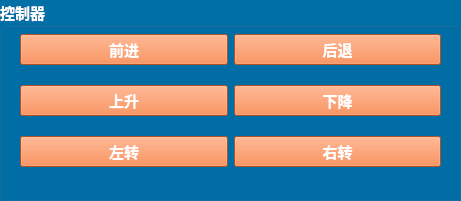
   <widget class="QGroupBox" name="groupBox_2">
    <property name="geometry">
     <rect>
      <x>10</x>
      <y>150</y>
      <width>461</width>
      <height>201</height>
     </rect>
    </property>
    <property name="palette">
     <palette>
      <active>
       <colorrole role="WindowText">
        <brush brushstyle="SolidPattern">
         <color alpha="255">
          <red>255</red>
          <green>255</green>
          <blue>255</blue>
         </color>
        </brush>
       </colorrole>
       <colorrole role="Button">
        <brush brushstyle="SolidPattern">
         <color alpha="255">
          <red>0</red>
          <green>111</green>
          <blue>166</blue>
         </color>
        </brush>
       </colorrole>
       <colorrole role="Text">
        <brush brushstyle="SolidPattern">
         <color alpha="255">
          <red>255</red>
          <green>255</green>
          <blue>255</blue>
         </color>
        </brush>
       </colorrole>
       <colorrole role="ButtonText">
        <brush brushstyle="SolidPattern">
         <color alpha="255">
          <red>255</red>
          <green>255</green>
          <blue>255</blue>
         </color>
        </brush>
       </colorrole>
       <colorrole role="Base">
        <brush brushstyle="SolidPattern">
         <color alpha="255">
          <red>0</red>
          <green>111</green>
          <blue>166</blue>
         </color>
        </brush>
       </colorrole>
       <colorrole role="Window">
        <brush brushstyle="SolidPattern">
         <color alpha="255">
          <red>0</red>
          <green>111</green>
          <blue>166</blue>
         </color>
        </brush>
       </colorrole>
       <colorrole role="PlaceholderText">
        <brush brushstyle="SolidPattern">
         <color alpha="128">
          <red>255</red>
          <green>255</green>
          <blue>255</blue>
         </color>
        </brush>
       </colorrole>
      </active>
      <inactive>
       <colorrole role="WindowText">
        <brush brushstyle="SolidPattern">
         <color alpha="255">
          <red>255</red>
          <green>255</green>
          <blue>255</blue>
         </color>
        </brush>
       </colorrole>
       <colorrole role="Button">
        <brush brushstyle="SolidPattern">
         <color alpha="255">
          <red>0</red>
          <green>111</green>
          <blue>166</blue>
         </color>
        </brush>
       </colorrole>
       <colorrole role="Text">
        <brush brushstyle="SolidPattern">
         <color alpha="255">
          <red>255</red>
          <green>255</green>
          <blue>255</blue>
         </color>
        </brush>
       </colorrole>
       <colorrole role="ButtonText">
        <brush brushstyle="SolidPattern">
         <color alpha="255">
          <red>255</red>
          <green>255</green>
          <blue>255</blue>
         </color>
        </brush>
       </colorrole>
       <colorrole role="Base">
        <brush brushstyle="SolidPattern">
         <color alpha="255">
          <red>0</red>
          <green>111</green>
          <blue>166</blue>
         </color>
        </brush>
       </colorrole>
       <colorrole role="Window">
        <brush brushstyle="SolidPattern">
         <color alpha="255">
          <red>0</red>
          <green>111</green>
          <blue>166</blue>
         </color>
        </brush>
       </colorrole>
       <colorrole role="PlaceholderText">
        <brush brushstyle="SolidPattern">
         <color alpha="128">
          <red>255</red>
          <green>255</green>
          <blue>255</blue>
         </color>
        </brush>
       </colorrole>
      </inactive>
      <disabled>
       <colorrole role="WindowText">
        <brush brushstyle="SolidPattern">
         <color alpha="255">
          <red>120</red>
          <green>120</green>
          <blue>120</blue>
         </color>
        </brush>
       </colorrole>
       <colorrole role="Button">
        <brush brushstyle="SolidPattern">
         <color alpha="255">
          <red>0</red>
          <green>111</green>
          <blue>166</blue>
         </color>
        </brush>
       </colorrole>
       <colorrole role="Text">
        <brush brushstyle="SolidPattern">
         <color alpha="255">
          <red>120</red>
          <green>120</green>
          <blue>120</blue>
         </color>
        </brush>
       </colorrole>
       <colorrole role="ButtonText">
        <brush brushstyle="SolidPattern">
         <color alpha="255">
          <red>120</red>
          <green>120</green>
          <blue>120</blue>
         </color>
        </brush>
       </colorrole>
       <colorrole role="Base">
        <brush brushstyle="SolidPattern">
         <color alpha="255">
          <red>0</red>
          <green>111</green>
          <blue>166</blue>
         </color>
        </brush>
       </colorrole>
       <colorrole role="Window">
        <brush brushstyle="SolidPattern">
         <color alpha="255">
          <red>0</red>
          <green>111</green>
          <blue>166</blue>
         </color>
        </brush>
       </colorrole>
       <colorrole role="PlaceholderText">
        <brush brushstyle="SolidPattern">
         <color alpha="128">
          <red>0</red>
          <green>0</green>
          <blue>0</blue>
         </color>
        </brush>
       </colorrole>
      </disabled>
     </palette>
    </property>
    <property name="font">
     <font>
      <family>等线</family>
      <pointsize>11</pointsize>
      <weight>75</weight>
      <bold>true</bold>
     </font>
    </property>
    <property name="title">
     <string>控制器</string>
    </property>
    <widget class="QWidget" name="layoutWidget">
     <property name="geometry">
      <rect>
       <x>20</x>
       <y>20</y>
       <width>421</width>
       <height>161</height>
      </rect>
     </property>
     <layout class="QGridLayout" name="gridLayout_2">
      <item row="0" column="0">
       <widget class="QPushButton" name="control_forward">
        <property name="palette">
         <palette>
          <active>
           <colorrole role="Button">
            <brush brushstyle="SolidPattern">
             <color alpha="255">
              <red>241</red>
              <green>115</green>
              <blue>52</blue>
             </color>
            </brush>
           </colorrole>
           <colorrole role="ButtonText">
            <brush brushstyle="SolidPattern">
             <color alpha="255">
              <red>255</red>
              <green>255</green>
              <blue>255</blue>
             </color>
            </brush>
           </colorrole>
           <colorrole role="Base">
            <brush brushstyle="SolidPattern">
             <color alpha="255">
              <red>241</red>
              <green>115</green>
              <blue>52</blue>
             </color>
            </brush>
           </colorrole>
           <colorrole role="Window">
            <brush brushstyle="SolidPattern">
             <color alpha="255">
              <red>241</red>
              <green>115</green>
              <blue>52</blue>
             </color>
            </brush>
           </colorrole>
          </active>
          <inactive>
           <colorrole role="Button">
            <brush brushstyle="SolidPattern">
             <color alpha="255">
              <red>241</red>
              <green>115</green>
              <blue>52</blue>
             </color>
            </brush>
           </colorrole>
           <colorrole role="ButtonText">
            <brush brushstyle="SolidPattern">
             <color alpha="255">
              <red>255</red>
              <green>255</green>
              <blue>255</blue>
             </color>
            </brush>
           </colorrole>
           <colorrole role="Base">
            <brush brushstyle="SolidPattern">
             <color alpha="255">
              <red>241</red>
              <green>115</green>
              <blue>52</blue>
             </color>
            </brush>
           </colorrole>
           <colorrole role="Window">
            <brush brushstyle="SolidPattern">
             <color alpha="255">
              <red>241</red>
              <green>115</green>
              <blue>52</blue>
             </color>
            </brush>
           </colorrole>
          </inactive>
          <disabled>
           <colorrole role="Button">
            <brush brushstyle="SolidPattern">
             <color alpha="255">
              <red>241</red>
              <green>115</green>
              <blue>52</blue>
             </color>
            </brush>
           </colorrole>
           <colorrole role="ButtonText">
            <brush brushstyle="SolidPattern">
             <color alpha="255">
              <red>120</red>
              <green>120</green>
              <blue>120</blue>
             </color>
            </brush>
           </colorrole>
           <colorrole role="Base">
            <brush brushstyle="SolidPattern">
             <color alpha="255">
              <red>241</red>
              <green>115</green>
              <blue>52</blue>
             </color>
            </brush>
           </colorrole>
           <colorrole role="Window">
            <brush brushstyle="SolidPattern">
             <color alpha="255">
              <red>241</red>
              <green>115</green>
              <blue>52</blue>
             </color>
            </brush>
           </colorrole>
          </disabled>
         </palette>
        </property>
        <property name="font">
         <font>
          <family>等线</family>
          <pointsize>11</pointsize>
          <weight>75</weight>
          <bold>true</bold>
         </font>
        </property>
        <property name="styleSheet">
         <string notr="true">background-color: rgb(226, 226, 226);
background-color: rgb(241, 115, 52);</string>
        </property>
        <property name="text">
         <string>前进</string>
        </property>
       </widget>
      </item>
      <item row="0" column="1">
       <widget class="QPushButton" name="control_backward">
        <property name="palette">
         <palette>
          <active>
           <colorrole role="Button">
            <brush brushstyle="SolidPattern">
             <color alpha="255">
              <red>241</red>
              <green>115</green>
              <blue>52</blue>
             </color>
            </brush>
           </colorrole>
           <colorrole role="ButtonText">
            <brush brushstyle="SolidPattern">
             <color alpha="255">
              <red>255</red>
              <green>255</green>
              <blue>255</blue>
             </color>
            </brush>
           </colorrole>
           <colorrole role="Base">
            <brush brushstyle="SolidPattern">
             <color alpha="255">
              <red>241</red>
              <green>115</green>
              <blue>52</blue>
             </color>
            </brush>
           </colorrole>
           <colorrole role="Window">
            <brush brushstyle="SolidPattern">
             <color alpha="255">
              <red>241</red>
              <green>115</green>
              <blue>52</blue>
             </color>
            </brush>
           </colorrole>
          </active>
          <inactive>
           <colorrole role="Button">
            <brush brushstyle="SolidPattern">
             <color alpha="255">
              <red>241</red>
              <green>115</green>
              <blue>52</blue>
             </color>
            </brush>
           </colorrole>
           <colorrole role="ButtonText">
            <brush brushstyle="SolidPattern">
             <color alpha="255">
              <red>255</red>
              <green>255</green>
              <blue>255</blue>
             </color>
            </brush>
           </colorrole>
           <colorrole role="Base">
            <brush brushstyle="SolidPattern">
             <color alpha="255">
              <red>241</red>
              <green>115</green>
              <blue>52</blue>
             </color>
            </brush>
           </colorrole>
           <colorrole role="Window">
            <brush brushstyle="SolidPattern">
             <color alpha="255">
              <red>241</red>
              <green>115</green>
              <blue>52</blue>
             </color>
            </brush>
           </colorrole>
          </inactive>
          <disabled>
           <colorrole role="Button">
            <brush brushstyle="SolidPattern">
             <color alpha="255">
              <red>241</red>
              <green>115</green>
              <blue>52</blue>
             </color>
            </brush>
           </colorrole>
           <colorrole role="ButtonText">
            <brush brushstyle="SolidPattern">
             <color alpha="255">
              <red>120</red>
              <green>120</green>
              <blue>120</blue>
             </color>
            </brush>
           </colorrole>
           <colorrole role="Base">
            <brush brushstyle="SolidPattern">
             <color alpha="255">
              <red>241</red>
              <green>115</green>
              <blue>52</blue>
             </color>
            </brush>
           </colorrole>
           <colorrole role="Window">
            <brush brushstyle="SolidPattern">
             <color alpha="255">
              <red>241</red>
              <green>115</green>
              <blue>52</blue>
             </color>
            </brush>
           </colorrole>
          </disabled>
         </palette>
        </property>
        <property name="font">
         <font>
          <family>等线</family>
          <pointsize>11</pointsize>
          <weight>75</weight>
          <bold>true</bold>
         </font>
        </property>
        <property name="styleSheet">
         <string notr="true">background-color: rgb(226, 226, 226);
background-color: rgb(241, 115, 52);</string>
        </property>
        <property name="text">
         <string>后退</string>
        </property>
       </widget>
      </item>
      <item row="1" column="0">
       <widget class="QPushButton" name="control_up">
        <property name="palette">
         <palette>
          <active>
           <colorrole role="Button">
            <brush brushstyle="SolidPattern">
             <color alpha="255">
              <red>241</red>
              <green>115</green>
              <blue>52</blue>
             </color>
            </brush>
           </colorrole>
           <colorrole role="ButtonText">
            <brush brushstyle="SolidPattern">
             <color alpha="255">
              <red>255</red>
              <green>255</green>
              <blue>255</blue>
             </color>
            </brush>
           </colorrole>
           <colorrole role="Base">
            <brush brushstyle="SolidPattern">
             <color alpha="255">
              <red>241</red>
              <green>115</green>
              <blue>52</blue>
             </color>
            </brush>
           </colorrole>
           <colorrole role="Window">
            <brush brushstyle="SolidPattern">
             <color alpha="255">
              <red>241</red>
              <green>115</green>
              <blue>52</blue>
             </color>
            </brush>
           </colorrole>
          </active>
          <inactive>
           <colorrole role="Button">
            <brush brushstyle="SolidPattern">
             <color alpha="255">
              <red>241</red>
              <green>115</green>
              <blue>52</blue>
             </color>
            </brush>
           </colorrole>
           <colorrole role="ButtonText">
            <brush brushstyle="SolidPattern">
             <color alpha="255">
              <red>255</red>
              <green>255</green>
              <blue>255</blue>
             </color>
            </brush>
           </colorrole>
           <colorrole role="Base">
            <brush brushstyle="SolidPattern">
             <color alpha="255">
              <red>241</red>
              <green>115</green>
              <blue>52</blue>
             </color>
            </brush>
           </colorrole>
           <colorrole role="Window">
            <brush brushstyle="SolidPattern">
             <color alpha="255">
              <red>241</red>
              <green>115</green>
              <blue>52</blue>
             </color>
            </brush>
           </colorrole>
          </inactive>
          <disabled>
           <colorrole role="Button">
            <brush brushstyle="SolidPattern">
             <color alpha="255">
              <red>241</red>
              <green>115</green>
              <blue>52</blue>
             </color>
            </brush>
           </colorrole>
           <colorrole role="ButtonText">
            <brush brushstyle="SolidPattern">
             <color alpha="255">
              <red>120</red>
              <green>120</green>
              <blue>120</blue>
             </color>
            </brush>
           </colorrole>
           <colorrole role="Base">
            <brush brushstyle="SolidPattern">
             <color alpha="255">
              <red>241</red>
              <green>115</green>
              <blue>52</blue>
             </color>
            </brush>
           </colorrole>
           <colorrole role="Window">
            <brush brushstyle="SolidPattern">
             <color alpha="255">
              <red>241</red>
              <green>115</green>
              <blue>52</blue>
             </color>
            </brush>
           </colorrole>
          </disabled>
         </palette>
        </property>
        <property name="font">
         <font>
          <family>等线</family>
          <pointsize>11</pointsize>
          <weight>75</weight>
          <bold>true</bold>
         </font>
        </property>
        <property name="styleSheet">
         <string notr="true">background-color: rgb(226, 226, 226);
background-color: rgb(241, 115, 52);</string>
        </property>
        <property name="text">
         <string>上升</string>
        </property>
       </widget>
      </item>
      <item row="1" column="1">
       <widget class="QPushButton" name="control_down">
        <property name="palette">
         <palette>
          <active>
           <colorrole role="Button">
            <brush brushstyle="SolidPattern">
             <color alpha="255">
              <red>241</red>
              <green>115</green>
              <blue>52</blue>
             </color>
            </brush>
           </colorrole>
           <colorrole role="ButtonText">
            <brush brushstyle="SolidPattern">
             <color alpha="255">
              <red>255</red>
              <green>255</green>
              <blue>255</blue>
             </color>
            </brush>
           </colorrole>
           <colorrole role="Base">
            <brush brushstyle="SolidPattern">
             <color alpha="255">
              <red>241</red>
              <green>115</green>
              <blue>52</blue>
             </color>
            </brush>
           </colorrole>
           <colorrole role="Window">
            <brush brushstyle="SolidPattern">
             <color alpha="255">
              <red>241</red>
              <green>115</green>
              <blue>52</blue>
             </color>
            </brush>
           </colorrole>
          </active>
          <inactive>
           <colorrole role="Button">
            <brush brushstyle="SolidPattern">
             <color alpha="255">
              <red>241</red>
              <green>115</green>
              <blue>52</blue>
             </color>
            </brush>
           </colorrole>
           <colorrole role="ButtonText">
            <brush brushstyle="SolidPattern">
             <color alpha="255">
              <red>255</red>
              <green>255</green>
              <blue>255</blue>
             </color>
            </brush>
           </colorrole>
           <colorrole role="Base">
            <brush brushstyle="SolidPattern">
             <color alpha="255">
              <red>241</red>
              <green>115</green>
              <blue>52</blue>
             </color>
            </brush>
           </colorrole>
           <colorrole role="Window">
            <brush brushstyle="SolidPattern">
             <color alpha="255">
              <red>241</red>
              <green>115</green>
              <blue>52</blue>
             </color>
            </brush>
           </colorrole>
          </inactive>
          <disabled>
           <colorrole role="Button">
            <brush brushstyle="SolidPattern">
             <color alpha="255">
              <red>241</red>
              <green>115</green>
              <blue>52</blue>
             </color>
            </brush>
           </colorrole>
           <colorrole role="ButtonText">
            <brush brushstyle="SolidPattern">
             <color alpha="255">
              <red>120</red>
              <green>120</green>
              <blue>120</blue>
             </color>
            </brush>
           </colorrole>
           <colorrole role="Base">
            <brush brushstyle="SolidPattern">
             <color alpha="255">
              <red>241</red>
              <green>115</green>
              <blue>52</blue>
             </color>
            </brush>
           </colorrole>
           <colorrole role="Window">
            <brush brushstyle="SolidPattern">
             <color alpha="255">
              <red>241</red>
              <green>115</green>
              <blue>52</blue>
             </color>
            </brush>
           </colorrole>
          </disabled>
         </palette>
        </property>
        <property name="font">
         <font>
          <family>等线</family>
          <pointsize>11</pointsize>
          <weight>75</weight>
          <bold>true</bold>
         </font>
        </property>
        <property name="styleSheet">
         <string notr="true">background-color: rgb(226, 226, 226);
background-color: rgb(241, 115, 52);</string>
        </property>
        <property name="text">
         <string>下降</string>
        </property>
       </widget>
      </item>
      <item row="2" column="0">
       <widget class="QPushButton" name="control_turnL">
        <property name="palette">
         <palette>
          <active>
           <colorrole role="Button">
            <brush brushstyle="SolidPattern">
             <color alpha="255">
              <red>241</red>
              <green>115</green>
              <blue>52</blue>
             </color>
            </brush>
           </colorrole>
           <colorrole role="ButtonText">
            <brush brushstyle="SolidPattern">
             <color alpha="255">
              <red>255</red>
              <green>255</green>
              <blue>255</blue>
             </color>
            </brush>
           </colorrole>
           <colorrole role="Base">
            <brush brushstyle="SolidPattern">
             <color alpha="255">
              <red>241</red>
              <green>115</green>
              <blue>52</blue>
             </color>
            </brush>
           </colorrole>
           <colorrole role="Window">
            <brush brushstyle="SolidPattern">
             <color alpha="255">
              <red>241</red>
              <green>115</green>
              <blue>52</blue>
             </color>
            </brush>
           </colorrole>
          </active>
          <inactive>
           <colorrole role="Button">
            <brush brushstyle="SolidPattern">
             <color alpha="255">
              <red>241</red>
              <green>115</green>
              <blue>52</blue>
             </color>
            </brush>
           </colorrole>
           <colorrole role="ButtonText">
            <brush brushstyle="SolidPattern">
             <color alpha="255">
              <red>255</red>
              <green>255</green>
              <blue>255</blue>
             </color>
            </brush>
           </colorrole>
           <colorrole role="Base">
            <brush brushstyle="SolidPattern">
             <color alpha="255">
              <red>241</red>
              <green>115</green>
              <blue>52</blue>
             </color>
            </brush>
           </colorrole>
           <colorrole role="Window">
            <brush brushstyle="SolidPattern">
             <color alpha="255">
              <red>241</red>
              <green>115</green>
              <blue>52</blue>
             </color>
            </brush>
           </colorrole>
          </inactive>
          <disabled>
           <colorrole role="Button">
            <brush brushstyle="SolidPattern">
             <color alpha="255">
              <red>241</red>
              <green>115</green>
              <blue>52</blue>
             </color>
            </brush>
           </colorrole>
           <colorrole role="ButtonText">
            <brush brushstyle="SolidPattern">
             <color alpha="255">
              <red>120</red>
              <green>120</green>
              <blue>120</blue>
             </color>
            </brush>
           </colorrole>
           <colorrole role="Base">
            <brush brushstyle="SolidPattern">
             <color alpha="255">
              <red>241</red>
              <green>115</green>
              <blue>52</blue>
             </color>
            </brush>
           </colorrole>
           <colorrole role="Window">
            <brush brushstyle="SolidPattern">
             <color alpha="255">
              <red>241</red>
              <green>115</green>
              <blue>52</blue>
             </color>
            </brush>
           </colorrole>
          </disabled>
         </palette>
        </property>
        <property name="font">
         <font>
          <family>等线</family>
          <pointsize>11</pointsize>
          <weight>75</weight>
          <bold>true</bold>
         </font>
        </property>
        <property name="styleSheet">
         <string notr="true">background-color: rgb(226, 226, 226);
background-color: rgb(241, 115, 52);</string>
        </property>
        <property name="text">
         <string>左转</string>
        </property>
       </widget>
      </item>
      <item row="2" column="1">
       <widget class="QPushButton" name="control_turnR">
        <property name="palette">
         <palette>
          <active>
           <colorrole role="Button">
            <brush brushstyle="SolidPattern">
             <color alpha="255">
              <red>241</red>
              <green>115</green>
              <blue>52</blue>
             </color>
            </brush>
           </colorrole>
           <colorrole role="ButtonText">
            <brush brushstyle="SolidPattern">
             <color alpha="255">
              <red>255</red>
              <green>255</green>
              <blue>255</blue>
             </color>
            </brush>
           </colorrole>
           <colorrole role="Base">
            <brush brushstyle="SolidPattern">
             <color alpha="255">
              <red>241</red>
              <green>115</green>
              <blue>52</blue>
             </color>
            </brush>
           </colorrole>
           <colorrole role="Window">
            <brush brushstyle="SolidPattern">
             <color alpha="255">
              <red>241</red>
              <green>115</green>
              <blue>52</blue>
             </color>
            </brush>
           </colorrole>
          </active>
          <inactive>
           <colorrole role="Button">
            <brush brushstyle="SolidPattern">
             <color alpha="255">
              <red>241</red>
              <green>115</green>
              <blue>52</blue>
             </color>
            </brush>
           </colorrole>
           <colorrole role="ButtonText">
            <brush brushstyle="SolidPattern">
             <color alpha="255">
              <red>255</red>
              <green>255</green>
              <blue>255</blue>
             </color>
            </brush>
           </colorrole>
           <colorrole role="Base">
            <brush brushstyle="SolidPattern">
             <color alpha="255">
              <red>241</red>
              <green>115</green>
              <blue>52</blue>
             </color>
            </brush>
           </colorrole>
           <colorrole role="Window">
            <brush brushstyle="SolidPattern">
             <color alpha="255">
              <red>241</red>
              <green>115</green>
              <blue>52</blue>
             </color>
            </brush>
           </colorrole>
          </inactive>
          <disabled>
           <colorrole role="Button">
            <brush brushstyle="SolidPattern">
             <color alpha="255">
              <red>241</red>
              <green>115</green>
              <blue>52</blue>
             </color>
            </brush>
           </colorrole>
           <colorrole role="ButtonText">
            <brush brushstyle="SolidPattern">
             <color alpha="255">
              <red>120</red>
              <green>120</green>
              <blue>120</blue>
             </color>
            </brush>
           </colorrole>
           <colorrole role="Base">
            <brush brushstyle="SolidPattern">
             <color alpha="255">
              <red>241</red>
              <green>115</green>
              <blue>52</blue>
             </color>
            </brush>
           </colorrole>
           <colorrole role="Window">
            <brush brushstyle="SolidPattern">
             <color alpha="255">
              <red>241</red>
              <green>115</green>
              <blue>52</blue>
             </color>
            </brush>
           </colorrole>
          </disabled>
         </palette>
        </property>
        <property name="font">
         <font>
          <family>等线</family>
          <pointsize>11</pointsize>
          <weight>75</weight>
          <bold>true</bold>
         </font>
        </property>
        <property name="styleSheet">
         <string notr="true">background-color: rgb(226, 226, 226);
background-color: rgb(241, 115, 52);</string>
        </property>
        <property name="text">
         <string>右转</string>
        </property>
       </widget>
      </item>
     </layout>
    </widget>
   </widget>
